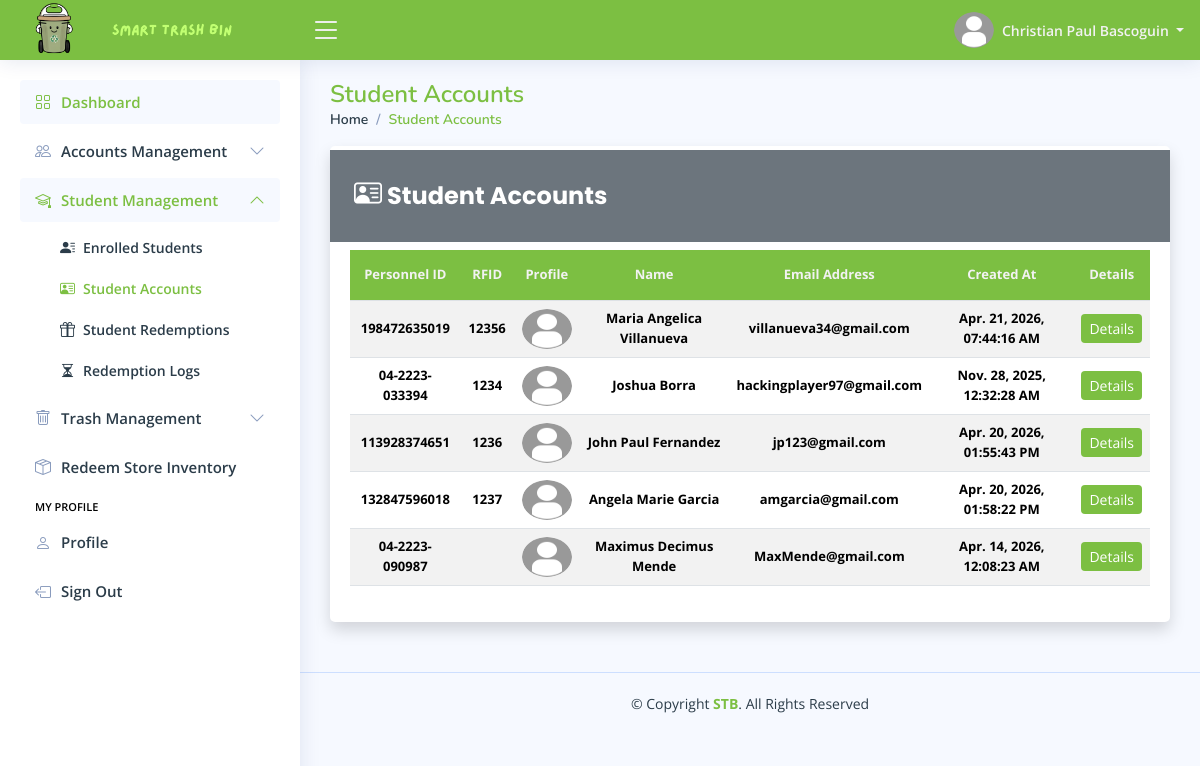
/pages/admin/home.php?page=student-accounts (signed in), run on the app's committed database.
### tables this page shows
CREATE TABLE `admin_profile_tbl` (
  `tbl_row_id` int(11) NOT NULL,
  `admin_id` int(11) NOT NULL,
  `profile_picture` varchar(255) DEFAULT NULL,
  `date_of_birth` date DEFAULT NULL,
  `gender` enum('Male','Female','Others') DEFAULT 'Others',
  `civil_status` enum('Single','Married','Divorced','Widowed') DEFAULT 'Single',
  `address` varchar(255) NOT NULL,
  `phone_number` varchar(50) NOT NULL,
  `facebook_link` varchar(255) NOT NULL,
  `updated_at` timestamp NOT NULL DEFAULT current_timestamp() ON UPDATE current_timestamp()
);

CREATE TABLE `admin_accounts_tbl` (
  `admin_id` int(11) NOT NULL,
  `first_name` varchar(100) NOT NULL,
  `middle_name` varchar(100) DEFAULT NULL,
  `last_name` varchar(100) NOT NULL,
  `email_address` varchar(150) NOT NULL,
  `admin_password` varchar(255) NOT NULL,
  `role` enum('Administrator') DEFAULT 'Administrator',
  `reset_password_token` varchar(255) DEFAULT NULL,
  `password_token_expiry` datetime DEFAULT NULL,
  `locked_account` enum('Yes','No') DEFAULT 'No',
  `created_at` timestamp NOT NULL DEFAULT current_timestamp(),
  `updated_at` timestamp NOT NULL DEFAULT current_timestamp() ON UPDATE current_timestamp()
);

CREATE TABLE `student_profile_tbl` (
  `tbl_row_id` int(11) NOT NULL,
  `student_lrn` varchar(255) NOT NULL,
  `profile_picture` varchar(255) DEFAULT NULL,
  `date_of_birth` date NOT NULL,
  `gender` enum('Male','Female','Others') DEFAULT 'Others',
  `civil_status` enum('Single','Married','Divorced','Widowed') DEFAULT 'Single',
  `address` varchar(255) NOT NULL,
  `phone_number` varchar(50) NOT NULL,
  `facebook_link` varchar(255) NOT NULL,
  `updated_at` timestamp NOT NULL DEFAULT current_timestamp() ON UPDATE current_timestamp()
);

CREATE TABLE `student_accounts_tbl` (
  `tbl_row_id` int(11) NOT NULL,
  `student_lrn` varchar(255) NOT NULL,
  `student_rfid` varchar(255) DEFAULT NULL,
  `first_name` varchar(100) NOT NULL,
  `middle_name` varchar(100) DEFAULT NULL,
  `last_name` varchar(100) NOT NULL,
  `email_address` varchar(150) NOT NULL,
  `student_password` varchar(255) NOT NULL,
  `role` enum('Student') DEFAULT 'Student',
  `grade_level` enum('Grade 7','Grade 8','Grade 9','Grade 10','Grade 11','Grade 12') DEFAULT NULL,
  `student_points` int(11) NOT NULL DEFAULT 0,
  `reset_password_token` varchar(255) DEFAULT NULL,
  `password_token_expiry` datetime DEFAULT NULL,
  `locked_account` enum('Yes','No') DEFAULT 'No',
  `created_at` timestamp NOT NULL DEFAULT current_timestamp(),
  `updated_at` timestamp NOT NULL DEFAULT current_timestamp() ON UPDATE current_timestamp()
);

### config/format-data.config.php (called while the page is built, shortened)
<?php
    function format_timestamp($timestamp) {
        $formatted_timestamp = date("M. d, Y, h:i:s A", strtotime($timestamp));
        return $formatted_timestamp;
    }
?>

### pages/admin/pages/student-accounts.php (the view, shortened to what this page needs)
<main id="main" class="main">
    <?php
        include_once "includes/pagetitle.php";
    ?>
    <section class="section">
        <div class="row">
            <div class="col-lg-12">
                <div class="card shadow">
                    <div class="d-flex justify-content-between align-items-center px-4 py-2 bg-secondary mb-2 mt-1">
                        <h5 class="card-title text-white custom-card-title fw-bold">
                            <i class="bi bi-person-vcard fs-3"></i>
                            Student Accounts
                        </h5>
                    </div>
                    <div class="card-body">
                        <div class="table-responsive">
                            <table class="table table-striped table-hover datatable custom-table">
                                <thead>
                                    <tr>
                                        <th scope="col"> Personnel ID </th>
                                        <th scope="col"> RFID </th>
                                        <th scope="col"> Profile </th>
                                        <th scope="col"> Name </th>
                                        <th scope="col"> Email Address </th>
                                        <th scope="col"> Created At </th>
                                        <th scope="col"> Details </th>
                                    </tr>
                                </thead>
                                <tbody>
                                    <?php
                                    $fetch_student_accounts = $conn->prepare("SELECT
                                                                                sa.*, sp.*
                                                                            FROM student_accounts_tbl sa
                                                                            LEFT JOIN student_profile_tbl sp
                                                                            ON sa.student_lrn = sp.student_lrn
                                                                            ORDER BY sa.last_name
                                                                            ");
                                    $fetch_student_accounts->execute();
                                    if ($fetch_student_accounts->rowCount() > 0) {
                                        while ($student_data = $fetch_student_accounts->fetch()) {
                                            $student_profile_picture = $student_data["profile_picture"];
                                            if (empty($student_profile_picture) || !file_exists($file_path . $student_profile_picture)) {
                                                $student_profile_picture = "default-img.png";
                                            }
                                    ?>
                                            <tr>
                                                <td class="fw-bold">
                                                    <?php echo htmlspecialchars($student_data["student_lrn"]); ?>
                                                </td>
                                                <td class="fw-bold">
                                                    <?php echo htmlspecialchars($student_data["student_rfid"]); ?>
                                                </td>
                                                <td>
                                                    <img
                                                        src="<?php echo htmlspecialchars($file_path . $student_profile_picture); ?>"
                                                        alt="Profile Picture"
                                                        class="rounded-circle"
                                                        width="40" height="40">
                                                </td>
                                                <td class="fw-bold">
                                                    <?php echo htmlspecialchars($student_data["first_name"] . " " . $student_data["last_name"]); ?>
                                                </td>
                                                <td class="fw-bold">
                                                    <?php echo htmlspecialchars($student_data["email_address"]); ?>
                                                </td>
                                                <td class="fw-bold">
                                                    <?php echo htmlspecialchars(format_timestamp($student_data["created_at"])); ?>
                                                </td>
                                                <td>
                                                    <button class="btn btn-primary custom-add-btn btn-sm" data-bs-toggle="modal" data-bs-target="#student-account-<?php echo htmlspecialchars($student_data["student_lrn"]); ?>">
                                                        Details
                                                    </button>
                                                </td>
                                            </tr>
                                        <?php
                                        }
                                    }
                                    ?>
                                </tbody>
                            </table>
                        </div>
                    </div>
                </div>
            </div>
        </div>
    </section>
</main>

### pages/includes/header.php (shortened to what this page needs)
<header id="header" class="header fixed-top d-flex align-items-center">
    <div class="d-flex align-items-center justify-content-between">
        <a href="home.php" class="logo d-flex align-items-center gap-0">
            <img src="../../assets/global/images/stb-logo.png" alt="Website Logo">
            <img src="../../assets/global/images/stb-name.png" alt="Website Logo">
        </a>
        <i class="bi bi-list toggle-sidebar-btn"></i>
    </div>
    <nav class="header-nav ms-auto">
        <ul class="d-flex align-items-center">
            <li class="nav-item dropdown pe-3">
                <a class="nav-link nav-profile d-flex align-items-center pe-0" href="#" data-bs-toggle="dropdown">
                    <img src="<?php echo htmlspecialchars($file_path . $profile_picture); ?>" alt="Profile Picture" class="rounded-circle" width="40" height="40">
                    <span class="d-none d-md-block dropdown-toggle ps-2"> <?php echo htmlspecialchars($first_name . " " . $last_name); ?> </span>
                </a>
            </li>
        </ul>
    </nav>
</header>

### assets/main/css/styles.css (style rules this page uses)
:root { scroll-behavior: smooth; }
body { font-family: "Open Sans", sans-serif; background: #f6f9ff; color: #444444; }
a { color: #4154f1; text-decoration: none; }
h1, h2, h3, h4, h5, h6 { font-family: "Nunito", sans-serif; }
#main { margin-top: 60px; padding: 20px 30px; transition: all 0.3s; }
.card { margin-bottom: 30px; border: none; border-radius: 5px; box-shadow: 0px 0 30px rgba(1, 41, 112, 0.1); }
.card-title { padding: 20px 0 15px 0; font-size: 18px; font-weight: 500; color: #2b3c49; font-family: "Poppins", sans-serif; }
.card-body { padding: 0 20px 20px 20px; }
.logo { line-height: 1; font-size: 2rem; color: #f2f2f2; font-weight: bold; }
@media (min-width: 1200px) { .logo { width: 280px; } }
.logo img { width: auto; max-height: 70px; margin: 12px 12px 12px 0; }
.header { transition: all 0.5s; z-index: 997; height: 60px; box-shadow: 0px 2px 20px rgba(1, 41, 112, 0.1); background-color: #7CBF42; padding-left: 20px; }
.header .toggle-sidebar-btn { font-size: 32px; padding-left: 10px; cursor: pointer; color: #f2f2f2; }
.header-nav ul { list-style: none; }
.header-nav>ul { margin: 0; padding: 0; }
.header-nav .nav-profile { color: #f2f2f2; }
.header-nav .nav-profile img { max-height: 36px; }
.header-nav .nav-profile span { font-size: 14px; font-weight: 600; }
@media (min-width: 1200px) { #main, #footer { margin-left: 300px; } }

### pages/admin/home.php (style rules this page uses)
.custom-table { cursor: pointer; }
.custom-table thead tr th { text-align: center; }
.custom-table thead tr th, .custom-table tr td { text-align: center; vertical-align: middle !important; }
.custom-table tr th { background-color: #7CBF42; height: 50px; color: #f2f2f2; }
.custom-table tr td img { width: 50px; }
.custom-add-btn, .custom-save-btn { background-color: #7CBF42; border: none; }
.custom-card-title { font-size: 24px; }
.custom-table tr th, .custom-table tr td { font-size: 13px; }

### data on the page
admin_profile_tbl: admin.last_name "Christian Paul Bascoguin"
student_profile_tbl: student_lrn "198472635019", student_accounts_tbl.student_rfid "12356", student_accounts_tbl.first_name+last_name "Maria Angelica Villanueva", student_accounts_tbl.email_address "villanueva34@gmail.com", student_accounts_tbl.created_at "Apr. 21, 2026, 07:44:16 AM"
student_profile_tbl: student_lrn "04-2223-033394", student_accounts_tbl.student_rfid "1234", student_accounts_tbl.first_name+last_name "Joshua Borra", student_accounts_tbl.email_address "hackingplayer97@gmail.com", student_accounts_tbl.created_at "Nov. 28, 2025, 12:32:28 AM"
student_profile_tbl: student_lrn "113928374651", student_accounts_tbl.student_rfid "1236", student_accounts_tbl.first_name+last_name "John Paul Fernandez", student_accounts_tbl.email_address "jp123@gmail.com", student_accounts_tbl.created_at "Apr. 20, 2026, 01:55:43 PM"
student_profile_tbl: student_lrn "132847596018", student_accounts_tbl.student_rfid "1237", student_accounts_tbl.first_name+last_name "Angela Marie Garcia", student_accounts_tbl.email_address "amgarcia@gmail.com", student_accounts_tbl.created_at "Apr. 20, 2026, 01:58:22 PM"
student_profile_tbl: student_lrn "04-2223-090987", student_accounts_tbl.first_name+last_name "Maximus Decimus Mende", student_accounts_tbl.email_address "MaxMende@gmail.com", student_accounts_tbl.created_at "Apr. 14, 2026, 12:08:23 AM"

### other printed values
$page_titles[$page_name] "Student Accounts"
